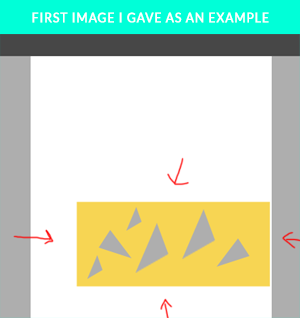
#> input picture PythonCode/Shape and color/ay6Ip.png, 300 x 318 px
$ jupyter execute crop.ipynb
#> lines starting #> are read from the running program, lines starting #| are printed output that depends on the picture; after the words box and inside, x2 and y2 are one past the last pixel; in counts of white or black regions, pixels touching at a corner belong together
[cell 1]
# this imS need to
def findColor(imgRN):

    hsv = cv2.cvtColor(imgRN, cv2.COLOR_BGR2HSV)

    lower_range = np.array([25, 50, 70])
    upper_range = np.array([35, 255, 255])

    mask = cv2.inRange(hsv, lower_range, upper_range)

    #cv2.imshow('image', img)
    cv2.imshow('mask', mask)

    return mask

[cell 2]
import numpy as np
import cv2

# Read input image
img = cv2.imread('ay6Ip.png')
#> img is the input picture: shape (318, 300, 3); mean B, G, R 197.4, 220.5, 201.3

# Convert from BGR to HSV color space
hsv = cv2.cvtColor(img, cv2.COLOR_BGR2HSV)
#> hsv: shape (318, 300, 3); mean H, S, V 14.3, 50.9, 226.2

# Get the saturation plane - all black/white/gray pixels are zero, and colored pixels are above zero.
s = hsv[:, :, 1]
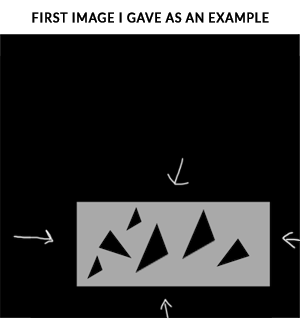
#> s: shape (318, 300); min 0, max 255, mean 50.9

# Apply threshold on s - use automatic threshold algorithm (use THRESH_OTSU).
ret, thresh = cv2.threshold(s, 0, 255, cv2.THRESH_BINARY+cv2.THRESH_OTSU)
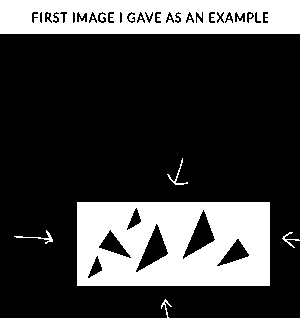
#> thresh: shape (318, 300); 24.7% white; 13 white regions (7 under 20 px)
#> ret = 101

# Find contours in thresh (find only the outer contour - only the rectangle).
contours = cv2.findContours(thresh, cv2.RETR_EXTERNAL, cv2.CHAIN_APPROX_NONE)[-2]  # [-2] indexing takes return value before last (due to OpenCV compatibility issues).
#> contours = 6 contours; box (x1, y1, x2, y2) and area: (77, 202, 270, 286) 15936, (0, 0, 300, 34) 9867, (14, 230, 53, 244) 42, (167, 158, 188, 185) 36, (282, 232, 300, 248) 30, (161, 299, 172, 318) 22
s
# Mark rectangle with green line
cv2.drawContours(img, contours, -1, (0, 255, 0), 2)
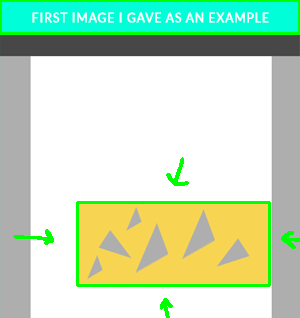
#> img: shape (318, 300, 3); 4.17% of pixels changed, all inside (x1, y1, x2, y2) = (0, 0, 300, 318)

# Assume there is only one contour, get the bounding rectangle of the contour.
x, y, w, h = cv2.boundingRect(contours[0])
#> x = 161; y = 299; w = 11; h = 19

# Invert polarity of the pixels inside the rectangle (on thresh image).
thresh[y:y+h, x:x+w] = 255 - thresh[y:y+h, x:x+w]
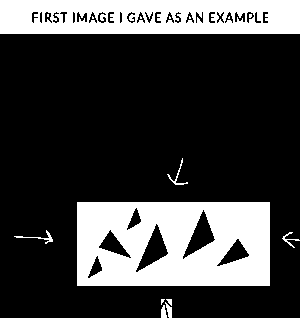
#> thresh: shape (318, 300); 24.8% white; 16 white regions (8 under 20 px)

# Find contours in thresh (find the triangles).
contours = cv2.findContours(thresh, cv2.RETR_EXTERNAL, cv2.CHAIN_APPROX_NONE)[-2]  # [-2] indexing takes return value before last (due to OpenCV compatibility issues).
#> contours = 9 contours, 2 with area under 20; largest, box (x1, y1, x2, y2) and area: (77, 202, 270, 286) 15936, (0, 0, 300, 34) 9867, (165, 302, 172, 318) 44, (14, 230, 53, 244) 42, (161, 305, 167, 318) 41, (167, 158, 188, 185) 36, (282, 232, 300, 248) 30

# Iterate triangle contours
for c in contours:
    if cv2.contourArea(c) > 4:  #  Ignore very small contours
        # Mark triangle with blue line
        cv2.drawContours(img, [c], -1, (255, 0, 0), 2)
#> this loop made 9 passes
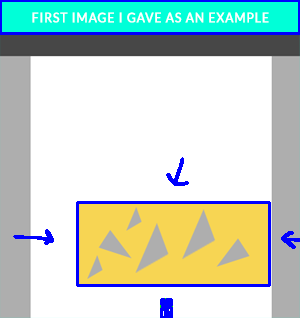
#> img: shape (318, 300, 3); 4.29% of pixels changed, all inside (x1, y1, x2, y2) = (0, 0, 300, 318)

# Show result (for testing).
cv2.imshow('img', img)
cv2.waitKey(0)
cv2.destroyAllWindows()

[cell 3]
import cv2
import imutils  # https://pypi.org/project/imutils/

# Read input image
img = cv2.imread('ay6Ip.png')

# Convert from BGR to HSV color space
hsv = cv2.cvtColor(img, cv2.COLOR_BGR2HSV)

# Get the saturation plane - all black/white/gray pixels are zero, and colored pixels are above zero.
s = hsv[:, :, 1]

# cv2.imwrite('s.png', s)

# Apply threshold on s - use automatic threshold algorithm (use THRESH_OTSU).
ret, thresh = cv2.threshold(s, 0, 255, cv2.THRESH_BINARY+cv2.THRESH_OTSU)

# Find contours
cnts = cv2.findContours(thresh, cv2.RETR_EXTERNAL, cv2.CHAIN_APPROX_NONE)
#> cnts = 6 contours; box (x1, y1, x2, y2) and area: (77, 202, 270, 286) 15936, (0, 0, 300, 34) 9867, (14, 230, 53, 244) 42, (167, 158, 188, 185) 36, (282, 232, 300, 248) 30, (161, 299, 172, 318) 22
cnts = imutils.grab_contours(cnts)

# Find the contour with the maximum area.
c = max(cnts, key=cv2.contourArea)
#> c = contour of 550 points, box (x1, y1, x2, y2) (77, 202, 270, 286), area 15936

# Get bounding rectangle
x, y, w, h = cv2.boundingRect(c)
#> x = 77; y = 202; w = 193; h = 84

# Crop the bounding rectangle out of img
out = img[y:y+h, x:x+w, :].copy()
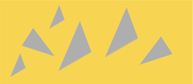
#> out: shape (84, 193, 3); mean B, G, R 95.7, 207.7, 237.1
cv2.imshow('ssssssssssssssssssssssssss', out)
cv2.waitKey(0)
cv2.destroyAllWindows()
